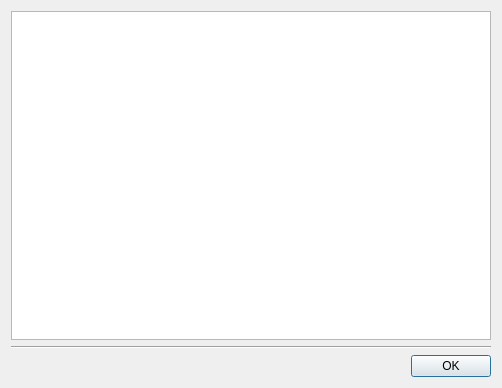
<?xml version="1.0" encoding="UTF-8"?>
<ui version="4.0">
 <class>tt3::gui::ShowLicenseDialog</class>
 <widget class="QDialog" name="tt3::gui::ShowLicenseDialog">
  <property name="geometry">
   <rect>
    <x>0</x>
    <y>0</y>
    <width>502</width>
    <height>388</height>
   </rect>
  </property>
  <property name="windowTitle">
   <string>Dialog</string>
  </property>
  <layout class="QGridLayout" name="gridLayout">
   <item row="0" column="0">
    <widget class="QTextEdit" name="contentTextEdit">
     <property name="minimumSize">
      <size>
       <width>480</width>
       <height>320</height>
      </size>
     </property>
     <property name="readOnly">
      <bool>true</bool>
     </property>
    </widget>
   </item>
   <item row="1" column="0">
    <widget class="Line" name="line">
     <property name="orientation">
      <enum>Qt::Orientation::Horizontal</enum>
     </property>
    </widget>
   </item>
   <item row="2" column="0">
    <widget class="QDialogButtonBox" name="buttonBox">
     <property name="orientation">
      <enum>Qt::Orientation::Horizontal</enum>
     </property>
     <property name="standardButtons">
      <set>QDialogButtonBox::StandardButton::Ok</set>
     </property>
    </widget>
   </item>
  </layout>
 </widget>
 <resources/>
 <connections>
  <connection>
   <sender>buttonBox</sender>
   <signal>accepted()</signal>
   <receiver>tt3::gui::ShowLicenseDialog</receiver>
   <slot>accept()</slot>
   <hints>
    <hint type="sourcelabel">
     <x>248</x>
     <y>254</y>
    </hint>
    <hint type="destinationlabel">
     <x>157</x>
     <y>274</y>
    </hint>
   </hints>
  </connection>
  <connection>
   <sender>buttonBox</sender>
   <signal>rejected()</signal>
   <receiver>tt3::gui::ShowLicenseDialog</receiver>
   <slot>reject()</slot>
   <hints>
    <hint type="sourcelabel">
     <x>316</x>
     <y>260</y>
    </hint>
    <hint type="destinationlabel">
     <x>286</x>
     <y>274</y>
    </hint>
   </hints>
  </connection>
 </connections>
</ui>
